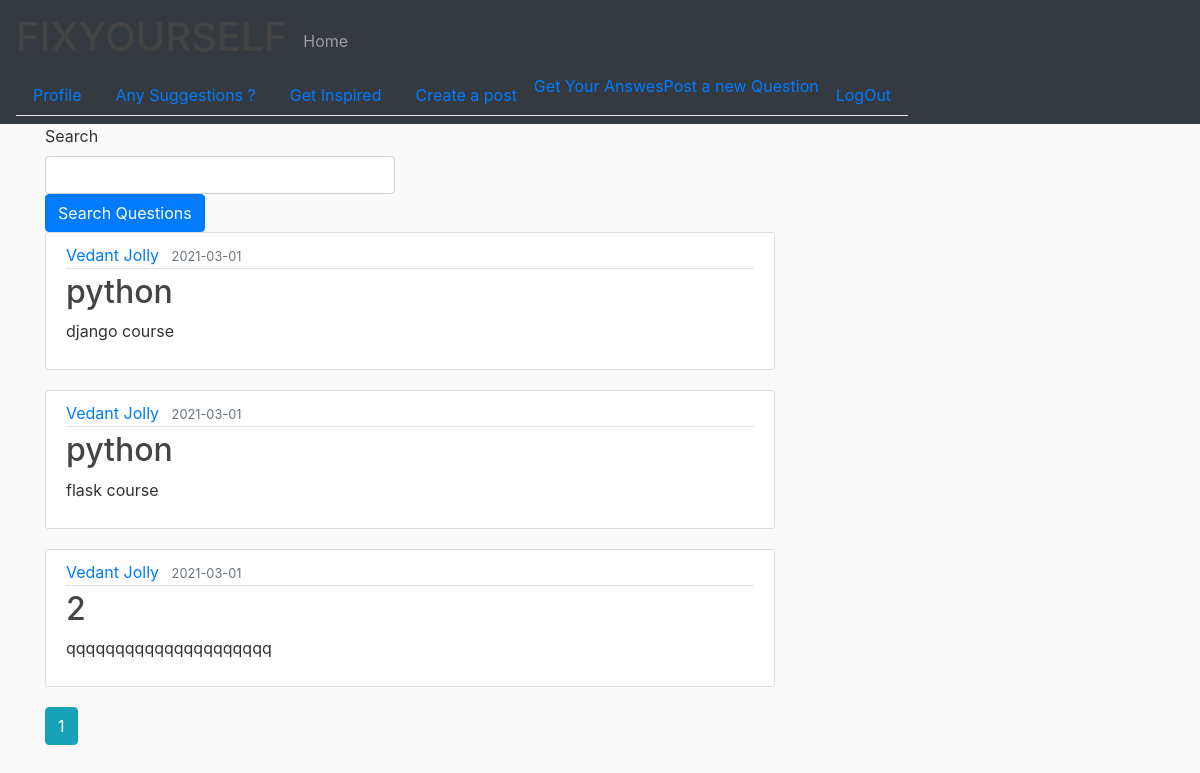
Before: /questions (signed in) with the older database file.
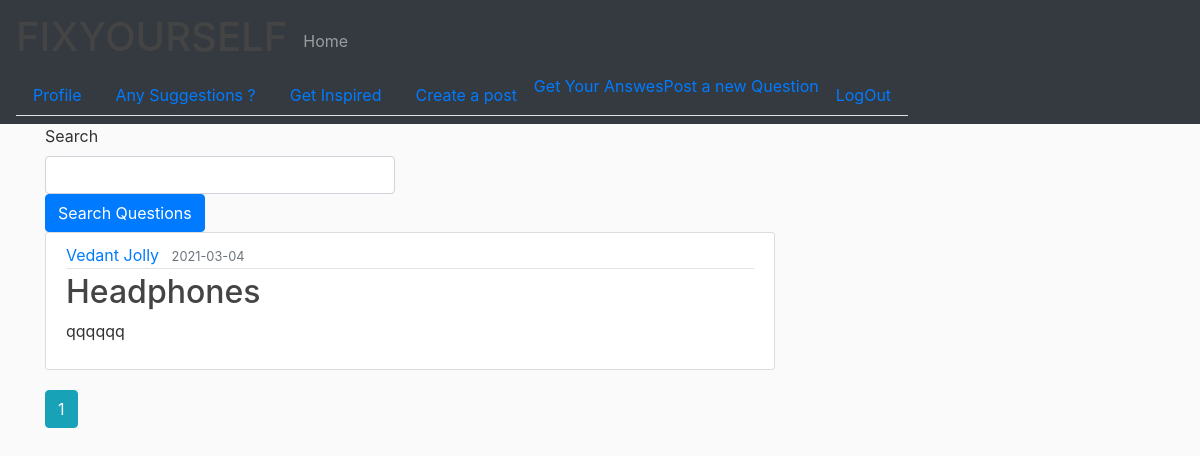
After: the same page with the newer database file.
### website/models.py (models this page shows, shortened)
class Question(db.Model):
    __searchable__ = ['title', 'content']
    id = db.Column(db.Integer, primary_key=True)
    title = db.Column(db.String(256), nullable=False)
    date_posted = db.Column(db.DateTime, nullable=False, default=datetime.utcnow)
    content = db.Column(db.Text, nullable=False)
    user_id = db.Column(db.Integer, db.ForeignKey('user.id'), nullable=False)
    answers = db.relationship('Answer', backref='answer', lazy=True)

class User(db.Model, UserMixin):
    id = db.Column(db.Integer, primary_key=True)
    name = db.Column(db.String(20), nullable=False)
    email = db.Column(db.String(120), unique=True, nullable=False)
    image_file = db.Column(db.String(20), nullable=False, default='default.jpg')
    password = db.Column(db.String(60), nullable=False)
    posts = db.relationship('Post', backref='author', lazy=True)
    feedbacks = db.relationship('Feedback', backref='customer', lazy=True)
    questions = db.relationship('Question', backref='author', lazy=True)

### website/routes.py (the view)
@app.route("/questions")
@login_required
def all_questions():
    page = request.args.get('page', 1, type=int)
    questions = Question.query.order_by(Question.date_posted.desc()).paginate(page=page, per_page=5)
    return render_template('allQuestions.html', posts=questions)

### website/models.py (called while the page is built)
@login_manager.user_loader
def load_user(user_id):
    return User.query.get(int(user_id))

### website/templates/allQuestions.html
{% extends 'layout.html' %}
{% block content %}
<form class="row g-3" method="GET" action="search">
<div class="col-md-6">
<label for="inputEmail4" class="form-label">Search</label>
<input type="text" class="form-control" id="inputEmail4" name="inputEmail4">
</div>
<div class="col-12">
<button type="submit" class="btn btn-primary">Search Questions</button>
</div>
</form>
  {% for post in posts.items %}
      <article class="media content-section">
        <div class="media-body">
          <div class="article-metadata">
            <a class="mr-2" href="{{ url_for('user_questions',username=post.author.name) }}">{{ post.author.name }}</a>
            <small class="text-muted">{{ post.date_posted.strftime("%Y-%m-%d") }}</small>
          </div>
          <h2><a class="article-title" href="{{ url_for('question',question_id = post.id) }}">{{ post.title }}</a></h2>
          <p class="article-content">{{ post.content }}</p>
        </div>
      </article>
  {% endfor %}
  {% for page_num in posts.iter_pages(left_edge=1,right_edge=1,left_current=1,right_current=2) %}
    {% if page_num %}
      {% if posts.page == page_num %}
        <a class="btn btn-info mb-4" href="{{url_for('all_questions',page=page_num)}}">{{page_num}}</a>
      {% else %}
        <a class="btn btn-outline-info mb-4" href="{{url_for('all_questions',page=page_num)}}">{{page_num}}</a>
      {% endif %}
    {% else %}
      ...
    {% endif %}
  {% endfor %}
{% endblock content %}

Changed rows visible on the page:
removed Question: author.name "Vedant Jolly", date_posted "2021-03-01", title "python", content "django course"
removed Question: author.name "Vedant Jolly", date_posted "2021-03-01", title "python", content "flask course"
changed Question "Vedant Jolly": date_posted "2021-03-01" → "2021-03-04"; title "2" → "Headphones"; content "qqqqqqqqqqqqqqqqqqqqq" → "qqqqqq"
